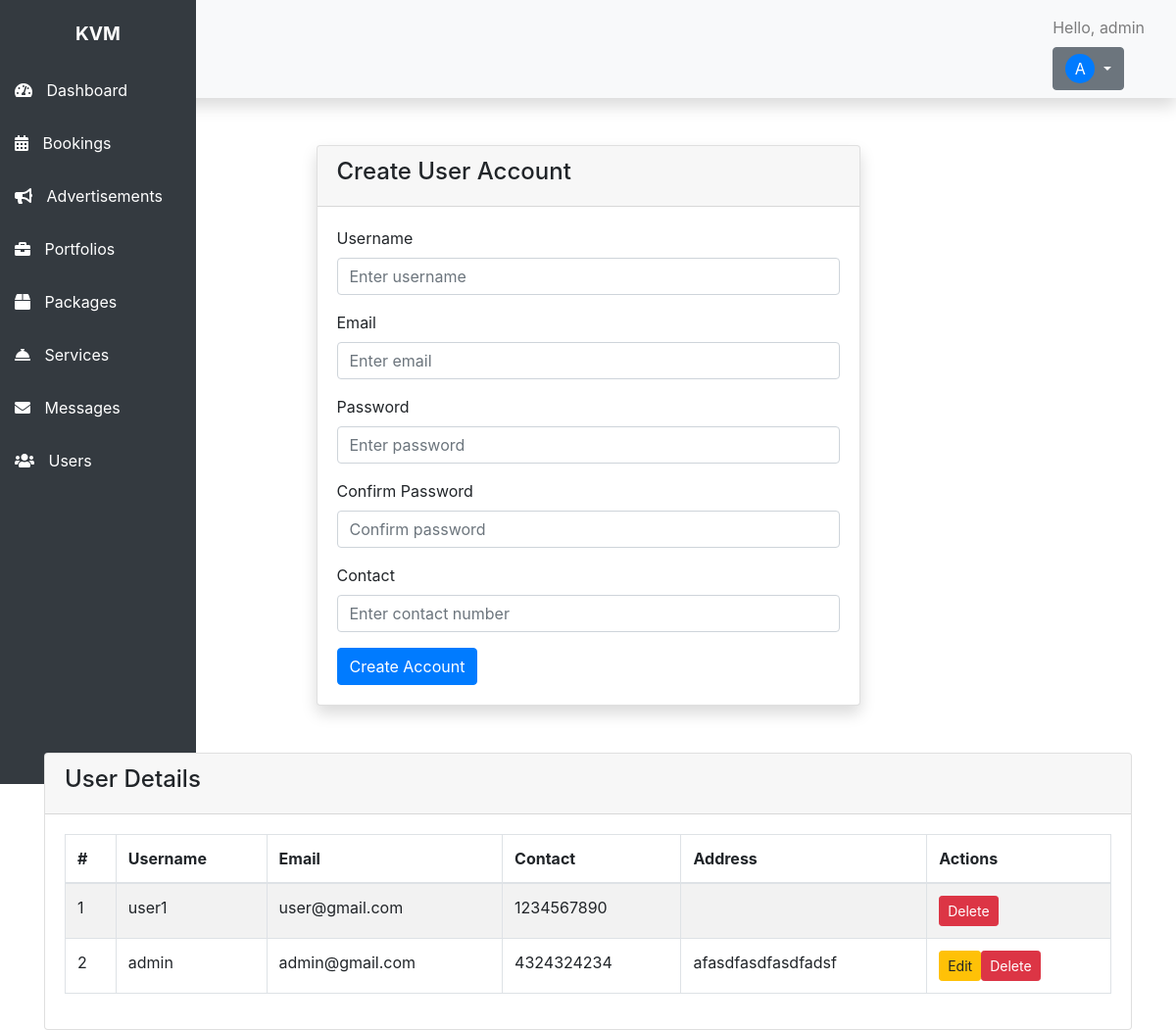
The app's page /admin/index.php?page=user (signed in) with its own data.
### tables this page shows
CREATE TABLE IF NOT EXISTS `users` (
  `user_id` int NOT NULL AUTO_INCREMENT,
  `username` varchar(50) NOT NULL,
  `email` varchar(100) NOT NULL,
  `phone` varchar(20) DEFAULT NULL,
  `address` text,
  `password` varchar(255) NOT NULL,
  `role` enum('admin','user') DEFAULT 'user',
  `date` timestamp NULL DEFAULT CURRENT_TIMESTAMP,
  PRIMARY KEY (`user_id`),
  UNIQUE KEY `username` (`username`)
);

### admin/user.php (the view, shortened to what this page needs)
<?php
include 'partials/dbconnect.php';
?>
<div class="container mt-5">
    <div class="card mb-4 w-50 mx-auto shadow">
        <div class="card-header">
            <h4>Create User Account</h4>
        </div>
        <div class="card-body">
            <form action="partials/addUser.php" method="post">
                <div class="form-group">
                    <label for="username">Username</label>
                    <input type="text" class="form-control" name="username" id="username" placeholder="Enter username" required>
                </div>
                <div class="form-group">
                    <label for="email">Email</label>
                    <input type="email" class="form-control" name="email" id="email" placeholder="Enter email" required>
                </div>
                <div class="form-group">
                    <label for="password">Password</label>
                    <input type="password" class="form-control" name="password" id="password" placeholder="Enter password" required>
                </div>
                <div class="form-group">
                    <label for="confirm_password">Confirm Password</label>
                    <input type="password" class="form-control" name="cpassword" id="confirm_password" placeholder="Confirm password" required>
                </div>
                <div class="form-group">
                    <label for="contact">Contact</label>
                    <input type="text" class="form-control" name="contact" id="contact" placeholder="Enter contact number" required>
                </div>
                <button type="submit" name="submit" class="btn btn-primary">Create Account</button>
            </form>
        </div>
    </div>
</div>
<div class="container mt-5">
    <div class="card">
        <div class="card-header">
            <h4>User Details</h4>
        </div>
        <div class="card-body">
            <table class="table table-bordered table-striped">
                <thead>
                    <tr>
                        <th>#</th>
                        <th>Username</th>
                        <th>Email</th>
                        <th>Contact</th>
                        <th>Address</th>
                        <th>Actions</th>
                    </tr>
                </thead>
                <tbody>
                    <?php
                    $sql = "SELECT * FROM users";
                    $result = $conn->query($sql);
                    if ($result && $result->num_rows > 0) {
                        while ($row = $result->fetch_assoc()) {
                            $userId = $row['user_id'];
                            $username = $row['username'];
                            $email = $row['email'];
                            $contact = $row['phone'];
                            $address = $row['address'];
                            $role = $row['role'];
                            echo "<tr>
                                <td>{$userId}</td>
                                <td>{$username}</td>
                                <td>{$email}</td>
                                <td>{$contact}</td>
                                <td>{$address}</td>
                                <td>";
                            if ($role == 'admin') {
                                echo "<button class='btn btn-sm btn-warning' onclick='editUser({$userId}, \"{$username}\", \"{$email}\", \"{$contact}\", \"{$address}\")'>Edit</button>";
                            }
                            echo "<a href='#' class='btn btn-sm btn-danger' onclick='deleteUser({$userId})'>Delete</a>
                                </td>
                            </tr>";
                        }
                    } else {
                        echo "<tr><td colspan='7' class='text-center'>No users found</td></tr>";
                    }
                    ?>
                </tbody>
            </table>
        </div>
    </div>
</div>

### records on screen
users: user_id "1", username "user1", email "user@gmail.com", phone "1234567890"
users: user_id "2", username "admin", email "admin@gmail.com", phone "4324324234", address "afasdfasdfasdfadsf"

### other values on screen
$username "admin"
$firstLetter "A"
